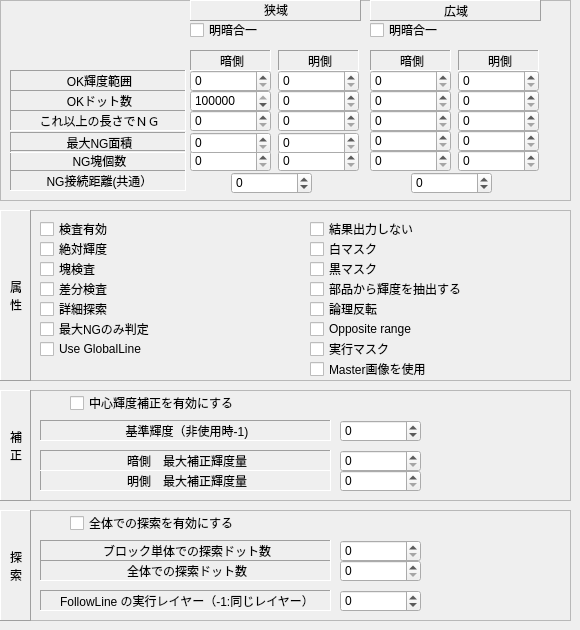
   <widget class="QWidget" name="page_3">
    <widget class="QFrame" name="frame_6">
     <property name="geometry">
      <rect>
       <x>0</x>
       <y>0</y>
       <width>571</width>
       <height>201</height>
      </rect>
     </property>
     <property name="frameShape">
      <enum>QFrame::StyledPanel</enum>
     </property>
     <property name="frameShadow">
      <enum>QFrame::Sunken</enum>
     </property>
     <widget class="QLabel" name="label_20">
      <property name="geometry">
       <rect>
        <x>278</x>
        <y>50</y>
        <width>81</width>
        <height>21</height>
       </rect>
      </property>
      <property name="frameShape">
       <enum>QFrame::Panel</enum>
      </property>
      <property name="frameShadow">
       <enum>QFrame::Sunken</enum>
      </property>
      <property name="text">
       <string>明側</string>
      </property>
      <property name="alignment">
       <set>Qt::AlignCenter|Qt::AlignHCenter|Qt::AlignLeading|Qt::AlignLeft|Qt::AlignVCenter</set>
      </property>
     </widget>
     <widget class="QLabel" name="label_17">
      <property name="geometry">
       <rect>
        <x>10</x>
        <y>70</y>
        <width>176</width>
        <height>21</height>
       </rect>
      </property>
      <property name="frameShape">
       <enum>QFrame::Panel</enum>
      </property>
      <property name="frameShadow">
       <enum>QFrame::Sunken</enum>
      </property>
      <property name="text">
       <string>OK輝度範囲</string>
      </property>
      <property name="alignment">
       <set>Qt::AlignCenter|Qt::AlignHCenter|Qt::AlignLeading|Qt::AlignLeft|Qt::AlignVCenter</set>
      </property>
     </widget>
     <widget class="QSpinBox" name="EditNOKDotH">
      <property name="geometry">
       <rect>
        <x>278</x>
        <y>90</y>
        <width>81</width>
        <height>22</height>
       </rect>
      </property>
      <property name="maximum">
       <number>99999999</number>
      </property>
     </widget>
     <widget class="QLabel" name="label_18">
      <property name="geometry">
       <rect>
        <x>10</x>
        <y>90</y>
        <width>176</width>
        <height>21</height>
       </rect>
      </property>
      <property name="frameShape">
       <enum>QFrame::Panel</enum>
      </property>
      <property name="frameShadow">
       <enum>QFrame::Sunken</enum>
      </property>
      <property name="text">
       <string>OKドット数</string>
      </property>
      <property name="alignment">
       <set>Qt::AlignCenter|Qt::AlignHCenter|Qt::AlignLeading|Qt::AlignLeft|Qt::AlignVCenter</set>
      </property>
     </widget>
     <widget class="QSpinBox" name="EditNBrightWidthL">
      <property name="geometry">
       <rect>
        <x>190</x>
        <y>70</y>
        <width>81</width>
        <height>22</height>
       </rect>
      </property>
      <property name="maximum">
       <number>255</number>
      </property>
     </widget>
     <widget class="QSpinBox" name="EditNOKDotL">
      <property name="geometry">
       <rect>
        <x>190</x>
        <y>90</y>
        <width>81</width>
        <height>22</height>
       </rect>
      </property>
      <property name="maximum">
       <number>99999999</number>
      </property>
      <property name="value">
       <number>99999999</number>
      </property>
     </widget>
     <widget class="QSpinBox" name="EditNBrightWidthH">
      <property name="geometry">
       <rect>
        <x>278</x>
        <y>70</y>
        <width>81</width>
        <height>22</height>
       </rect>
      </property>
      <property name="maximum">
       <number>255</number>
      </property>
     </widget>
     <widget class="QLabel" name="label_19">
      <property name="geometry">
       <rect>
        <x>190</x>
        <y>50</y>
        <width>81</width>
        <height>21</height>
       </rect>
      </property>
      <property name="frameShape">
       <enum>QFrame::Panel</enum>
      </property>
      <property name="frameShadow">
       <enum>QFrame::Sunken</enum>
      </property>
      <property name="text">
       <string>暗側</string>
      </property>
      <property name="alignment">
       <set>Qt::AlignCenter|Qt::AlignHCenter|Qt::AlignLeading|Qt::AlignLeft|Qt::AlignVCenter</set>
      </property>
     </widget>
     <widget class="QLabel" name="label_29">
      <property name="geometry">
       <rect>
        <x>10</x>
        <y>110</y>
        <width>176</width>
        <height>21</height>
       </rect>
      </property>
      <property name="frameShape">
       <enum>QFrame::Panel</enum>
      </property>
      <property name="frameShadow">
       <enum>QFrame::Sunken</enum>
      </property>
      <property name="text">
       <string>これ以上の長さでＮＧ</string>
      </property>
      <property name="alignment">
       <set>Qt::AlignCenter|Qt::AlignHCenter|Qt::AlignLeading|Qt::AlignLeft|Qt::AlignVCenter</set>
      </property>
     </widget>
     <widget class="QSpinBox" name="EditNOKLengthL">
      <property name="geometry">
       <rect>
        <x>190</x>
        <y>110</y>
        <width>81</width>
        <height>22</height>
       </rect>
      </property>
      <property name="maximum">
       <number>99999999</number>
      </property>
     </widget>
     <widget class="QSpinBox" name="EditNOKLengthH">
      <property name="geometry">
       <rect>
        <x>278</x>
        <y>110</y>
        <width>81</width>
        <height>22</height>
       </rect>
      </property>
      <property name="maximum">
       <number>99999999</number>
      </property>
     </widget>
     <widget class="QSpinBox" name="EditNMinNGCountH">
      <property name="geometry">
       <rect>
        <x>278</x>
        <y>150</y>
        <width>81</width>
        <height>22</height>
       </rect>
      </property>
      <property name="maximum">
       <number>99999999</number>
      </property>
     </widget>
     <widget class="QLabel" name="label_45">
      <property name="geometry">
       <rect>
        <x>10</x>
        <y>150</y>
        <width>176</width>
        <height>21</height>
       </rect>
      </property>
      <property name="frameShape">
       <enum>QFrame::Panel</enum>
      </property>
      <property name="frameShadow">
       <enum>QFrame::Sunken</enum>
      </property>
      <property name="text">
       <string>NG塊個数</string>
      </property>
      <property name="alignment">
       <set>Qt::AlignCenter|Qt::AlignHCenter|Qt::AlignLeading|Qt::AlignLeft|Qt::AlignVCenter</set>
      </property>
     </widget>
     <widget class="QSpinBox" name="EditNMinNGCountL">
      <property name="geometry">
       <rect>
        <x>190</x>
        <y>150</y>
        <width>81</width>
        <height>22</height>
       </rect>
      </property>
      <property name="maximum">
       <number>99999999</number>
      </property>
     </widget>
     <widget class="QSpinBox" name="EditNConnectLen">
      <property name="geometry">
       <rect>
        <x>231</x>
        <y>172</y>
        <width>81</width>
        <height>22</height>
       </rect>
      </property>
      <property name="minimum">
       <number>-9999</number>
      </property>
      <property name="maximum">
       <number>99999999</number>
      </property>
     </widget>
     <widget class="QLabel" name="label_38">
      <property name="geometry">
       <rect>
        <x>10</x>
        <y>170</y>
        <width>176</width>
        <height>21</height>
       </rect>
      </property>
      <property name="frameShape">
       <enum>QFrame::Panel</enum>
      </property>
      <property name="frameShadow">
       <enum>QFrame::Sunken</enum>
      </property>
      <property name="text">
       <string>NG接続距離(共通）</string>
      </property>
      <property name="alignment">
       <set>Qt::AlignCenter|Qt::AlignHCenter|Qt::AlignLeading|Qt::AlignLeft|Qt::AlignVCenter</set>
      </property>
     </widget>
     <widget class="QLabel" name="label_51">
      <property name="geometry">
       <rect>
        <x>10</x>
        <y>132</y>
        <width>176</width>
        <height>21</height>
       </rect>
      </property>
      <property name="frameShape">
       <enum>QFrame::Panel</enum>
      </property>
      <property name="frameShadow">
       <enum>QFrame::Sunken</enum>
      </property>
      <property name="text">
       <string>最大NG面積</string>
      </property>
      <property name="alignment">
       <set>Qt::AlignCenter|Qt::AlignHCenter|Qt::AlignLeading|Qt::AlignLeft|Qt::AlignVCenter</set>
      </property>
     </widget>
     <widget class="QSpinBox" name="EditNMaxNGDotL">
      <property name="geometry">
       <rect>
        <x>190</x>
        <y>132</y>
        <width>81</width>
        <height>22</height>
       </rect>
      </property>
      <property name="maximum">
       <number>99999999</number>
      </property>
     </widget>
     <widget class="QSpinBox" name="EditNMaxNGDotH">
      <property name="geometry">
       <rect>
        <x>278</x>
        <y>132</y>
        <width>81</width>
        <height>22</height>
       </rect>
      </property>
      <property name="maximum">
       <number>99999999</number>
      </property>
     </widget>
     <widget class="QCheckBox" name="checkBModeBindBWNarrow">
      <property name="geometry">
       <rect>
        <x>190</x>
        <y>20</y>
        <width>161</width>
        <height>20</height>
       </rect>
      </property>
      <property name="text">
       <string>明暗合一</string>
      </property>
     </widget>
     <widget class="QLabel" name="label_21">
      <property name="geometry">
       <rect>
        <x>458</x>
        <y>50</y>
        <width>81</width>
        <height>21</height>
       </rect>
      </property>
      <property name="frameShape">
       <enum>QFrame::Panel</enum>
      </property>
      <property name="frameShadow">
       <enum>QFrame::Sunken</enum>
      </property>
      <property name="text">
       <string>明側</string>
      </property>
      <property name="alignment">
       <set>Qt::AlignCenter|Qt::AlignHCenter|Qt::AlignLeading|Qt::AlignLeft|Qt::AlignVCenter</set>
      </property>
     </widget>
     <widget class="QSpinBox" name="EditBOKDotH">
      <property name="geometry">
       <rect>
        <x>458</x>
        <y>90</y>
        <width>81</width>
        <height>22</height>
       </rect>
      </property>
      <property name="maximum">
       <number>99999999</number>
      </property>
     </widget>
     <widget class="QLabel" name="label_23">
      <property name="geometry">
       <rect>
        <x>370</x>
        <y>50</y>
        <width>81</width>
        <height>21</height>
       </rect>
      </property>
      <property name="frameShape">
       <enum>QFrame::Panel</enum>
      </property>
      <property name="frameShadow">
       <enum>QFrame::Sunken</enum>
      </property>
      <property name="text">
       <string>暗側</string>
      </property>
      <property name="alignment">
       <set>Qt::AlignCenter|Qt::AlignHCenter|Qt::AlignLeading|Qt::AlignLeft|Qt::AlignVCenter</set>
      </property>
     </widget>
     <widget class="QSpinBox" name="EditBOKDotL">
      <property name="geometry">
       <rect>
        <x>370</x>
        <y>90</y>
        <width>81</width>
        <height>22</height>
       </rect>
      </property>
      <property name="maximum">
       <number>99999999</number>
      </property>
     </widget>
     <widget class="QSpinBox" name="EditBBrightWidthL">
      <property name="geometry">
       <rect>
        <x>370</x>
        <y>70</y>
        <width>81</width>
        <height>22</height>
       </rect>
      </property>
      <property name="maximum">
       <number>255</number>
      </property>
     </widget>
     <widget class="QSpinBox" name="EditBConnectLen">
      <property name="geometry">
       <rect>
        <x>411</x>
        <y>172</y>
        <width>81</width>
        <height>22</height>
       </rect>
      </property>
      <property name="minimum">
       <number>-9999</number>
      </property>
      <property name="maximum">
       <number>99999999</number>
      </property>
     </widget>
     <widget class="QSpinBox" name="EditBMinNGCountL">
      <property name="geometry">
       <rect>
        <x>370</x>
        <y>150</y>
        <width>81</width>
        <height>22</height>
       </rect>
      </property>
      <property name="maximum">
       <number>99999999</number>
      </property>
     </widget>
     <widget class="QSpinBox" name="EditBMaxNGDotH">
      <property name="geometry">
       <rect>
        <x>458</x>
        <y>130</y>
        <width>81</width>
        <height>22</height>
       </rect>
      </property>
      <property name="maximum">
       <number>99999999</number>
      </property>
     </widget>
     <widget class="QSpinBox" name="EditBMinNGCountH">
      <property name="geometry">
       <rect>
        <x>458</x>
        <y>150</y>
        <width>81</width>
        <height>22</height>
       </rect>
      </property>
      <property name="maximum">
       <number>99999999</number>
      </property>
     </widget>
     <widget class="QSpinBox" name="EditBOKLengthH">
      <property name="geometry">
       <rect>
        <x>458</x>
        <y>110</y>
        <width>81</width>
        <height>22</height>
       </rect>
      </property>
      <property name="maximum">
       <number>99999999</number>
      </property>
     </widget>
     <widget class="QSpinBox" name="EditBOKLengthL">
      <property name="geometry">
       <rect>
        <x>370</x>
        <y>110</y>
        <width>81</width>
        <height>22</height>
       </rect>
      </property>
      <property name="maximum">
       <number>99999999</number>
      </property>
     </widget>
     <widget class="QSpinBox" name="EditBBrightWidthH">
      <property name="geometry">
       <rect>
        <x>458</x>
        <y>70</y>
        <width>81</width>
        <height>22</height>
       </rect>
      </property>
      <property name="maximum">
       <number>255</number>
      </property>
     </widget>
     <widget class="QSpinBox" name="EditBMaxNGDotL">
      <property name="geometry">
       <rect>
        <x>370</x>
        <y>130</y>
        <width>81</width>
        <height>22</height>
       </rect>
      </property>
      <property name="maximum">
       <number>99999999</number>
      </property>
     </widget>
     <widget class="QLabel" name="label_35">
      <property name="geometry">
       <rect>
        <x>190</x>
        <y>0</y>
        <width>171</width>
        <height>21</height>
       </rect>
      </property>
      <property name="frameShape">
       <enum>QFrame::Panel</enum>
      </property>
      <property name="frameShadow">
       <enum>QFrame::Raised</enum>
      </property>
      <property name="text">
       <string>&lt;html&gt;&lt;head/&gt;&lt;body&gt;&lt;p&gt;狭域&lt;/p&gt;&lt;/body&gt;&lt;/html&gt;</string>
      </property>
      <property name="alignment">
       <set>Qt::AlignCenter|Qt::AlignHCenter|Qt::AlignLeading|Qt::AlignLeft|Qt::AlignVCenter</set>
      </property>
      <property name="indent">
       <number>1</number>
      </property>
     </widget>
     <widget class="QLabel" name="label_37">
      <property name="geometry">
       <rect>
        <x>370</x>
        <y>0</y>
        <width>171</width>
        <height>21</height>
       </rect>
      </property>
      <property name="frameShape">
       <enum>QFrame::Panel</enum>
      </property>
      <property name="frameShadow">
       <enum>QFrame::Raised</enum>
      </property>
      <property name="text">
       <string>広域</string>
      </property>
      <property name="alignment">
       <set>Qt::AlignCenter|Qt::AlignHCenter|Qt::AlignLeading|Qt::AlignLeft|Qt::AlignVCenter</set>
      </property>
      <property name="indent">
       <number>1</number>
      </property>
     </widget>
     <widget class="QCheckBox" name="checkBModeBindBWBroad">
      <property name="geometry">
       <rect>
        <x>370</x>
        <y>20</y>
        <width>161</width>
        <height>20</height>
       </rect>
      </property>
      <property name="text">
       <string>明暗合一</string>
      </property>
     </widget>
    </widget>
    <widget class="QFrame" name="frame_9">
     <property name="geometry">
      <rect>
       <x>0</x>
       <y>210</y>
       <width>571</width>
       <height>171</height>
      </rect>
     </property>
     <property name="frameShape">
      <enum>QFrame::StyledPanel</enum>
     </property>
     <property name="frameShadow">
      <enum>QFrame::Sunken</enum>
     </property>
     <widget class="QLabel" name="label_39">
      <property name="geometry">
       <rect>
        <x>0</x>
        <y>0</y>
        <width>31</width>
        <height>171</height>
       </rect>
      </property>
      <property name="frameShape">
       <enum>QFrame::Panel</enum>
      </property>
      <property name="frameShadow">
       <enum>QFrame::Raised</enum>
      </property>
      <property name="text">
       <string>属
性</string>
      </property>
      <property name="alignment">
       <set>Qt::AlignCenter|Qt::AlignHCenter|Qt::AlignLeading|Qt::AlignLeft|Qt::AlignVCenter</set>
      </property>
      <property name="indent">
       <number>1</number>
      </property>
     </widget>
     <widget class="QCheckBox" name="checkBModeOnlyMatching">
      <property name="geometry">
       <rect>
        <x>310</x>
        <y>10</y>
        <width>256</width>
        <height>18</height>
       </rect>
      </property>
      <property name="text">
       <string>結果出力しない</string>
      </property>
     </widget>
     <widget class="QCheckBox" name="checkBModeAbsoluteBright">
      <property name="geometry">
       <rect>
        <x>40</x>
        <y>30</y>
        <width>256</width>
        <height>18</height>
       </rect>
      </property>
      <property name="text">
       <string>絶対輝度</string>
      </property>
     </widget>
     <widget class="QCheckBox" name="checkBModeDiffer">
      <property name="geometry">
       <rect>
        <x>40</x>
        <y>70</y>
        <width>256</width>
        <height>18</height>
       </rect>
      </property>
      <property name="text">
       <string>差分検査</string>
      </property>
     </widget>
     <widget class="QCheckBox" name="checkBModeCenterBrightFromParts">
      <property name="geometry">
       <rect>
        <x>310</x>
        <y>70</y>
        <width>256</width>
        <height>18</height>
       </rect>
      </property>
      <property name="text">
       <string>部品から輝度を抽出する</string>
      </property>
     </widget>
     <widget class="QCheckBox" name="checkBModeNGCluster">
      <property name="geometry">
       <rect>
        <x>40</x>
        <y>50</y>
        <width>256</width>
        <height>18</height>
       </rect>
      </property>
      <property name="text">
       <string>塊検査</string>
      </property>
     </widget>
     <widget class="QCheckBox" name="checkBModeBlackMask">
      <property name="geometry">
       <rect>
        <x>310</x>
        <y>50</y>
        <width>256</width>
        <height>18</height>
       </rect>
      </property>
      <property name="text">
       <string>黒マスク</string>
      </property>
     </widget>
     <widget class="QCheckBox" name="checkBModeEnabled">
      <property name="geometry">
       <rect>
        <x>40</x>
        <y>10</y>
        <width>256</width>
        <height>18</height>
       </rect>
      </property>
      <property name="text">
       <string>検査有効</string>
      </property>
     </widget>
     <widget class="QCheckBox" name="checkBModeWhiteMask">
      <property name="geometry">
       <rect>
        <x>310</x>
        <y>30</y>
        <width>256</width>
        <height>18</height>
       </rect>
      </property>
      <property name="text">
       <string>白マスク</string>
      </property>
     </widget>
     <widget class="QCheckBox" name="checkBModeInvertLogic">
      <property name="geometry">
       <rect>
        <x>310</x>
        <y>90</y>
        <width>256</width>
        <height>18</height>
       </rect>
      </property>
      <property name="text">
       <string>論理反転</string>
      </property>
     </widget>
     <widget class="QCheckBox" name="checkBModeSearchDetail">
      <property name="geometry">
       <rect>
        <x>40</x>
        <y>90</y>
        <width>256</width>
        <height>18</height>
       </rect>
      </property>
      <property name="text">
       <string>詳細探索</string>
      </property>
     </widget>
     <widget class="QCheckBox" name="checkBModeDynamicMask">
      <property name="geometry">
       <rect>
        <x>310</x>
        <y>130</y>
        <width>256</width>
        <height>18</height>
       </rect>
      </property>
      <property name="text">
       <string>実行マスク</string>
      </property>
     </widget>
     <widget class="QCheckBox" name="checkBModeAdoptBiggest">
      <property name="geometry">
       <rect>
        <x>40</x>
        <y>110</y>
        <width>256</width>
        <height>18</height>
       </rect>
      </property>
      <property name="text">
       <string>最大NGのみ判定</string>
      </property>
     </widget>
     <widget class="QCheckBox" name="checkBModeUseMasterImage">
      <property name="geometry">
       <rect>
        <x>310</x>
        <y>150</y>
        <width>256</width>
        <height>18</height>
       </rect>
      </property>
      <property name="text">
       <string>Master画像を使用</string>
      </property>
     </widget>
     <widget class="QCheckBox" name="checkBModeOppositeRange">
      <property name="geometry">
       <rect>
        <x>310</x>
        <y>110</y>
        <width>256</width>
        <height>18</height>
       </rect>
      </property>
      <property name="text">
       <string>Opposite range</string>
      </property>
     </widget>
     <widget class="QCheckBox" name="checkBModeUseGlobalLine">
      <property name="geometry">
       <rect>
        <x>40</x>
        <y>130</y>
        <width>256</width>
        <height>18</height>
       </rect>
      </property>
      <property name="text">
       <string>Use GlobalLine</string>
      </property>
     </widget>
    </widget>
    <widget class="QFrame" name="frame_11">
     <property name="geometry">
      <rect>
       <x>0</x>
       <y>390</y>
       <width>571</width>
       <height>111</height>
      </rect>
     </property>
     <property name="frameShape">
      <enum>QFrame::StyledPanel</enum>
     </property>
     <property name="frameShadow">
      <enum>QFrame::Sunken</enum>
     </property>
     <widget class="QLabel" name="label_41">
      <property name="geometry">
       <rect>
        <x>0</x>
        <y>0</y>
        <width>31</width>
        <height>111</height>
       </rect>
      </property>
      <property name="frameShape">
       <enum>QFrame::Panel</enum>
      </property>
      <property name="frameShadow">
       <enum>QFrame::Raised</enum>
      </property>
      <property name="text">
       <string>補
正</string>
      </property>
      <property name="alignment">
       <set>Qt::AlignCenter|Qt::AlignHCenter|Qt::AlignLeading|Qt::AlignLeft|Qt::AlignVCenter</set>
      </property>
      <property name="indent">
       <number>1</number>
      </property>
     </widget>
     <widget class="QFrame" name="frame_12">
      <property name="geometry">
       <rect>
        <x>10</x>
        <y>120</y>
        <width>371</width>
        <height>101</height>
       </rect>
      </property>
      <property name="frameShape">
       <enum>QFrame::StyledPanel</enum>
      </property>
      <property name="frameShadow">
       <enum>QFrame::Sunken</enum>
      </property>
      <widget class="QLabel" name="label_42">
       <property name="geometry">
        <rect>
         <x>0</x>
         <y>0</y>
         <width>20</width>
         <height>61</height>
        </rect>
       </property>
       <property name="frameShape">
        <enum>QFrame::Panel</enum>
       </property>
       <property name="frameShadow">
        <enum>QFrame::Raised</enum>
       </property>
       <property name="text">
        <string>輝
度</string>
       </property>
       <property name="alignment">
        <set>Qt::AlignCenter|Qt::AlignHCenter|Qt::AlignLeading|Qt::AlignLeft|Qt::AlignVCenter</set>
       </property>
       <property name="indent">
        <number>1</number>
       </property>
      </widget>
     </widget>
     <widget class="QSpinBox" name="EditAdjustBlack">
      <property name="geometry">
       <rect>
        <x>340</x>
        <y>60</y>
        <width>81</width>
        <height>22</height>
       </rect>
      </property>
      <property name="maximum">
       <number>255</number>
      </property>
     </widget>
     <widget class="QCheckBox" name="checkBModeAdjustable">
      <property name="geometry">
       <rect>
        <x>70</x>
        <y>4</y>
        <width>321</width>
        <height>18</height>
       </rect>
      </property>
      <property name="text">
       <string>中心輝度補正を有効にする</string>
      </property>
     </widget>
     <widget class="QSpinBox" name="EditAdjustWhite">
      <property name="geometry">
       <rect>
        <x>340</x>
        <y>80</y>
        <width>81</width>
        <height>22</height>
       </rect>
      </property>
      <property name="maximum">
       <number>255</number>
      </property>
     </widget>
     <widget class="QLabel" name="label_26">
      <property name="geometry">
       <rect>
        <x>40</x>
        <y>80</y>
        <width>291</width>
        <height>21</height>
       </rect>
      </property>
      <property name="frameShape">
       <enum>QFrame::Panel</enum>
      </property>
      <property name="frameShadow">
       <enum>QFrame::Sunken</enum>
      </property>
      <property name="text">
       <string>明側　最大補正輝度量</string>
      </property>
      <property name="alignment">
       <set>Qt::AlignCenter|Qt::AlignHCenter|Qt::AlignLeading|Qt::AlignLeft|Qt::AlignVCenter</set>
      </property>
     </widget>
     <widget class="QLabel" name="label_25">
      <property name="geometry">
       <rect>
        <x>40</x>
        <y>60</y>
        <width>291</width>
        <height>21</height>
       </rect>
      </property>
      <property name="frameShape">
       <enum>QFrame::Panel</enum>
      </property>
      <property name="frameShadow">
       <enum>QFrame::Sunken</enum>
      </property>
      <property name="text">
       <string>暗側　最大補正輝度量</string>
      </property>
      <property name="alignment">
       <set>Qt::AlignCenter|Qt::AlignHCenter|Qt::AlignLeading|Qt::AlignLeft|Qt::AlignVCenter</set>
      </property>
     </widget>
     <widget class="QSpinBox" name="EditRegularBrightness">
      <property name="geometry">
       <rect>
        <x>340</x>
        <y>30</y>
        <width>81</width>
        <height>22</height>
       </rect>
      </property>
      <property name="minimum">
       <number>-1</number>
      </property>
      <property name="maximum">
       <number>255</number>
      </property>
     </widget>
     <widget class="QLabel" name="label_RegularBrightness">
      <property name="geometry">
       <rect>
        <x>40</x>
        <y>30</y>
        <width>291</width>
        <height>21</height>
       </rect>
      </property>
      <property name="frameShape">
       <enum>QFrame::Panel</enum>
      </property>
      <property name="frameShadow">
       <enum>QFrame::Sunken</enum>
      </property>
      <property name="text">
       <string>基準輝度（非使用時-1)</string>
      </property>
      <property name="alignment">
       <set>Qt::AlignCenter|Qt::AlignHCenter|Qt::AlignLeading|Qt::AlignLeft|Qt::AlignVCenter</set>
      </property>
     </widget>
    </widget>
    <widget class="QFrame" name="frame_13">
     <property name="geometry">
      <rect>
       <x>0</x>
       <y>510</y>
       <width>571</width>
       <height>111</height>
      </rect>
     </property>
     <property name="frameShape">
      <enum>QFrame::StyledPanel</enum>
     </property>
     <property name="frameShadow">
      <enum>QFrame::Sunken</enum>
     </property>
     <widget class="QLabel" name="label_43">
      <property name="geometry">
       <rect>
        <x>0</x>
        <y>0</y>
        <width>31</width>
        <height>111</height>
       </rect>
      </property>
      <property name="frameShape">
       <enum>QFrame::Panel</enum>
      </property>
      <property name="frameShadow">
       <enum>QFrame::Raised</enum>
      </property>
      <property name="text">
       <string>探
索</string>
      </property>
      <property name="alignment">
       <set>Qt::AlignCenter|Qt::AlignHCenter|Qt::AlignLeading|Qt::AlignLeft|Qt::AlignVCenter</set>
      </property>
      <property name="indent">
       <number>1</number>
      </property>
     </widget>
     <widget class="QFrame" name="frame_14">
      <property name="geometry">
       <rect>
        <x>10</x>
        <y>120</y>
        <width>371</width>
        <height>101</height>
       </rect>
      </property>
      <property name="frameShape">
       <enum>QFrame::StyledPanel</enum>
      </property>
      <property name="frameShadow">
       <enum>QFrame::Sunken</enum>
      </property>
      <widget class="QLabel" name="label_44">
       <property name="geometry">
        <rect>
         <x>0</x>
         <y>0</y>
         <width>20</width>
         <height>61</height>
        </rect>
       </property>
       <property name="frameShape">
        <enum>QFrame::Panel</enum>
       </property>
       <property name="frameShadow">
        <enum>QFrame::Raised</enum>
       </property>
       <property name="text">
        <string>輝
度</string>
       </property>
       <property name="alignment">
        <set>Qt::AlignCenter|Qt::AlignHCenter|Qt::AlignLeading|Qt::AlignLeft|Qt::AlignVCenter</set>
       </property>
       <property name="indent">
        <number>1</number>
       </property>
      </widget>
     </widget>
     <widget class="QSpinBox" name="EditSelfSearch">
      <property name="geometry">
       <rect>
        <x>340</x>
        <y>30</y>
        <width>81</width>
        <height>22</height>
       </rect>
      </property>
     </widget>
     <widget class="QLabel" name="label_27">
      <property name="geometry">
       <rect>
        <x>40</x>
        <y>30</y>
        <width>291</width>
        <height>21</height>
       </rect>
      </property>
      <property name="frameShape">
       <enum>QFrame::Panel</enum>
      </property>
      <property name="frameShadow">
       <enum>QFrame::Sunken</enum>
      </property>
      <property name="text">
       <string>ブロック単体での探索ドット数</string>
      </property>
      <property name="alignment">
       <set>Qt::AlignCenter|Qt::AlignHCenter|Qt::AlignLeading|Qt::AlignLeft|Qt::AlignVCenter</set>
      </property>
     </widget>
     <widget class="QLabel" name="label_28">
      <property name="geometry">
       <rect>
        <x>40</x>
        <y>50</y>
        <width>291</width>
        <height>21</height>
       </rect>
      </property>
      <property name="frameShape">
       <enum>QFrame::Panel</enum>
      </property>
      <property name="frameShadow">
       <enum>QFrame::Sunken</enum>
      </property>
      <property name="text">
       <string>全体での探索ドット数</string>
      </property>
      <property name="alignment">
       <set>Qt::AlignCenter|Qt::AlignHCenter|Qt::AlignLeading|Qt::AlignLeft|Qt::AlignVCenter</set>
      </property>
     </widget>
     <widget class="QCheckBox" name="checkBModeCommonMovable">
      <property name="geometry">
       <rect>
        <x>70</x>
        <y>4</y>
        <width>321</width>
        <height>18</height>
       </rect>
      </property>
      <property name="text">
       <string>全体での探索を有効にする</string>
      </property>
     </widget>
     <widget class="QSpinBox" name="EditCommonMoveDot">
      <property name="geometry">
       <rect>
        <x>340</x>
        <y>50</y>
        <width>81</width>
        <height>22</height>
       </rect>
      </property>
     </widget>
     <widget class="QLabel" name="label_34">
      <property name="geometry">
       <rect>
        <x>40</x>
        <y>80</y>
        <width>291</width>
        <height>21</height>
       </rect>
      </property>
      <property name="frameShape">
       <enum>QFrame::Panel</enum>
      </property>
      <property name="frameShadow">
       <enum>QFrame::Sunken</enum>
      </property>
      <property name="text">
       <string>FollowLine の実行レイヤー（-1:同じレイヤー）</string>
      </property>
      <property name="alignment">
       <set>Qt::AlignCenter|Qt::AlignHCenter|Qt::AlignLeading|Qt::AlignLeft|Qt::AlignVCenter</set>
      </property>
     </widget>
     <widget class="QSpinBox" name="EditFollowLineLayer">
      <property name="geometry">
       <rect>
        <x>340</x>
        <y>80</y>
        <width>81</width>
        <height>22</height>
       </rect>
      </property>
      <property name="minimum">
       <number>-1</number>
      </property>
     </widget>
    </widget>
   </widget>
